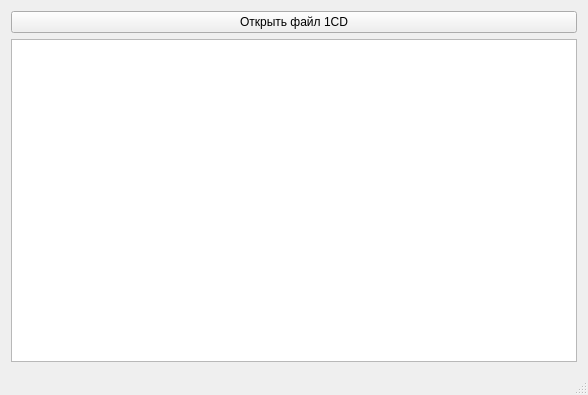
<?xml version="1.0" encoding="UTF-8"?>
<ui version="4.0">
 <class>StarterWindow</class>
 <widget class="QMainWindow" name="StarterWindow">
  <property name="geometry">
   <rect>
    <x>0</x>
    <y>0</y>
    <width>588</width>
    <height>395</height>
   </rect>
  </property>
  <property name="windowTitle">
   <string>Tool 1CD</string>
  </property>
  <widget class="QWidget" name="centralWidget">
   <property name="sizePolicy">
    <sizepolicy hsizetype="Expanding" vsizetype="Expanding">
     <horstretch>0</horstretch>
     <verstretch>0</verstretch>
    </sizepolicy>
   </property>
   <layout class="QVBoxLayout" name="verticalLayout">
    <item>
     <widget class="QPushButton" name="openNewButton">
      <property name="text">
       <string>Открыть файл 1CD</string>
      </property>
     </widget>
    </item>
    <item>
     <widget class="QListView" name="listView"/>
    </item>
   </layout>
  </widget>
  <widget class="QMenuBar" name="menuBar">
   <property name="geometry">
    <rect>
     <x>0</x>
     <y>0</y>
     <width>588</width>
     <height>22</height>
    </rect>
   </property>
  </widget>
  <widget class="QStatusBar" name="statusBar"/>
  <action name="openDatabaseFileAction">
   <property name="text">
    <string>Открыть базу</string>
   </property>
   <property name="shortcut">
    <string>Ctrl+O</string>
   </property>
  </action>
  <action name="aboutAction">
   <property name="text">
    <string>О программе</string>
   </property>
  </action>
  <action name="showCommandLineHelpAction">
   <property name="text">
    <string>Ключи командной строки</string>
   </property>
  </action>
  <action name="exitAction">
   <property name="text">
    <string>Выход</string>
   </property>
   <property name="shortcut">
    <string>F10</string>
   </property>
  </action>
  <action name="saveDatabaseConfigAction">
   <property name="text">
    <string>Сохранить конфигурацию базы данных</string>
   </property>
  </action>
  <action name="saveMainConfigAction">
   <property name="text">
    <string>Сохранить основную конфигурацию</string>
   </property>
  </action>
  <action name="exportXmlAction">
   <property name="text">
    <string>Экспорт таблицы в XML</string>
   </property>
  </action>
  <action name="blobViewParamsAction">
   <property name="text">
    <string>Параметры просмотра BLOB-полей</string>
   </property>
  </action>
  <action name="monopolySwitch">
   <property name="text">
    <string>Открывать базу не монопольно</string>
   </property>
  </action>
  <action name="easyModeSwitch">
   <property name="text">
    <string>Упрощённый режим редактирования</string>
   </property>
  </action>
  <action name="BinaryAsGuidSwitch">
   <property name="text">
    <string>Отображать Binary(16) как GUID</string>
   </property>
  </action>
  <action name="showOffsetSwitch">
   <property name="text">
    <string>Отображать смещения в файле записей таблицы</string>
   </property>
  </action>
  <action name="saveBlobSwitch">
   <property name="text">
    <string>При экспорте в XML сохранять BLOB в отдельные файлы</string>
   </property>
  </action>
  <action name="associateFilesAction">
   <property name="text">
    <string>Ассоциировать файлы 1CD с Tool1CD</string>
   </property>
  </action>
 </widget>
 <layoutdefault spacing="6" margin="11"/>
 <resources/>
 <connections/>
</ui>
